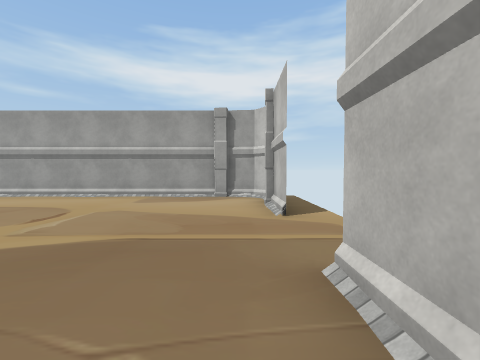
View 1 (above)

16 first-person views from a walk through a scene from a Unity 3-D project. The camera is 1.5 m above the floor, tilts 2° down and sees 90° across. The floor is counted in squares, 2 m on a side. Each view is taken from the middle of a square. On the plan, view 1 faces up. The plan holds only what a view shows up to about 9 squares ahead; the rest is blank. The player character is not drawn. Some surface patterns are stand-ins.

View 2
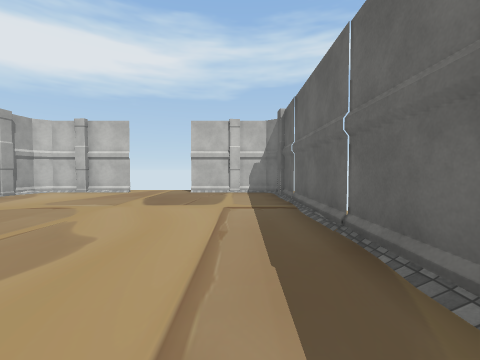

View 3
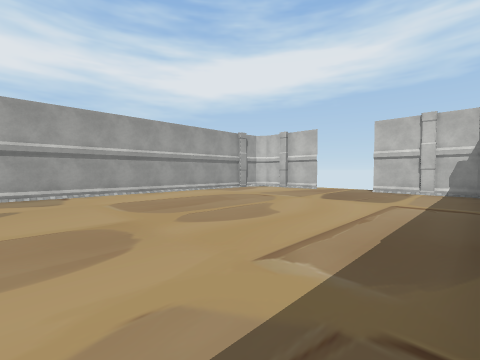

View 4
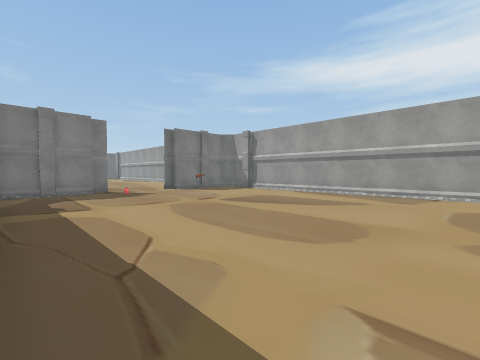

View 5
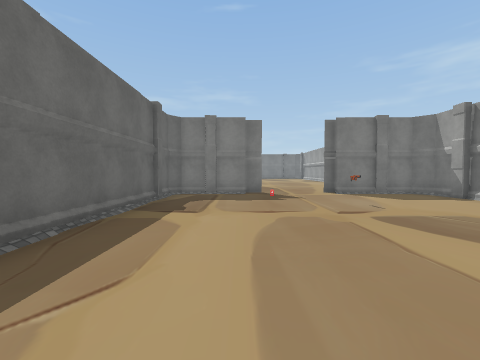

View 6
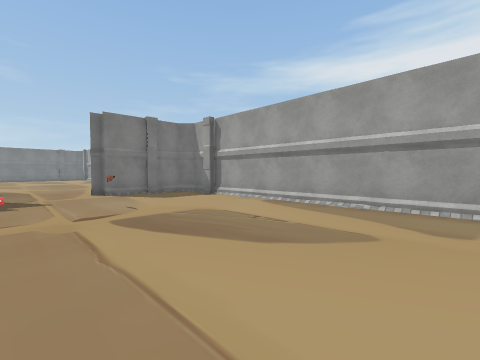

View 7
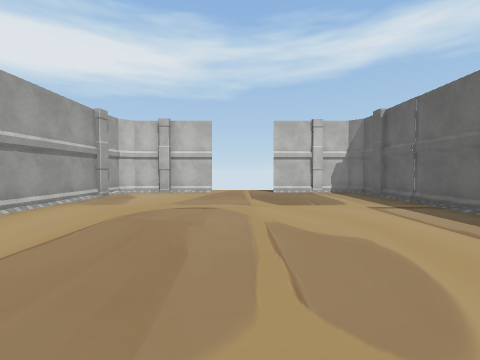

View 8
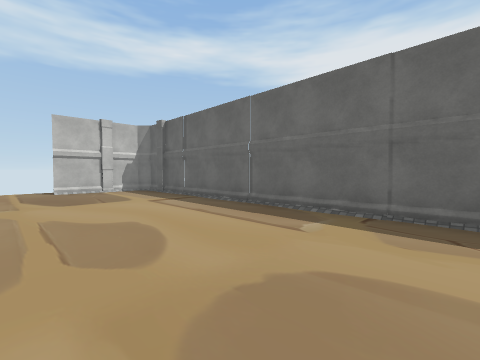

View 9
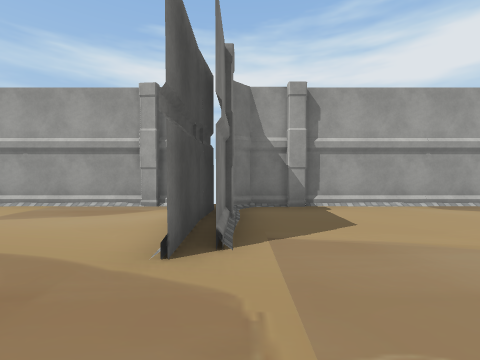

View 10
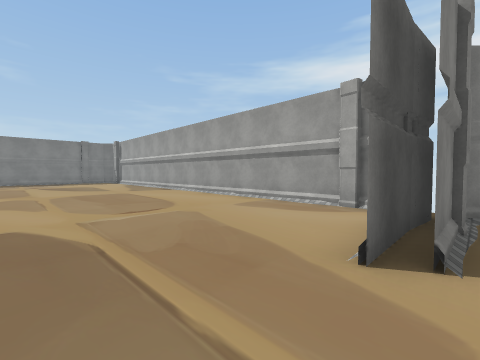

View 11
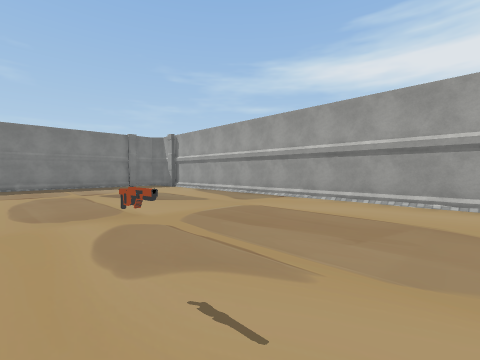

View 12
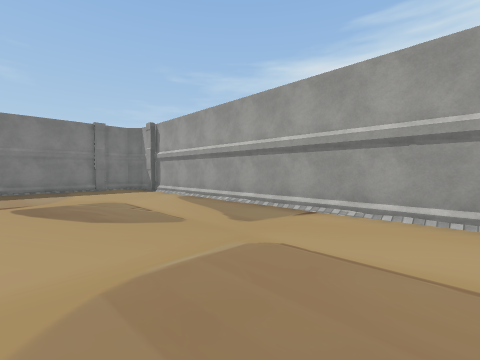

View 13
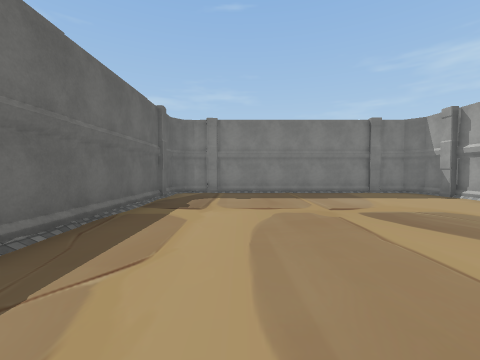

View 14
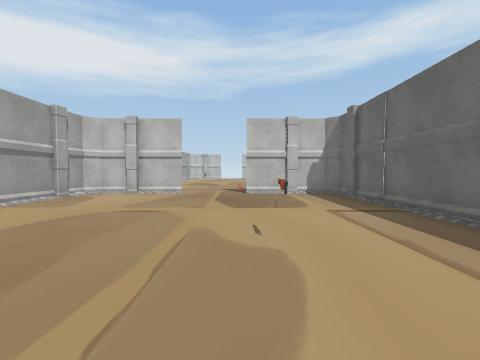

View 15
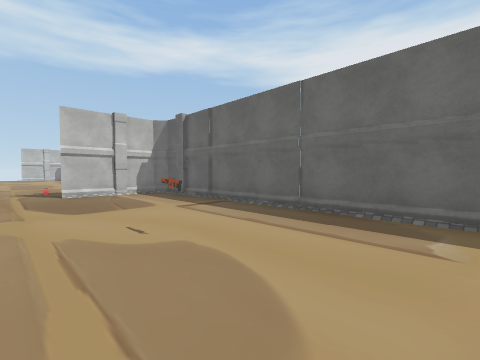

View 16
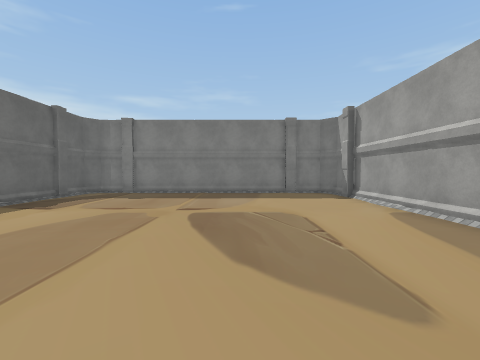

### Floor plan
Ten units are one square. View 1 is at (0, 0); x grows to the right and y downward. Boxes are objects, and circles mark ways between rooms. Rooms are numbered by the first view taken in them; rooms with no view inside come last. Other rooms are left out.
<svg viewBox="-341 -79 354 98">
<path fill="none" stroke="#000" d="M-145 -71 -158 -71M-149 -73 -157 -73 -162 -69 -162 -43M-8 12 -3 12M-162 -13 -162 10 -159 13 -7 14M-7 -74 -147 -73M-166 -18 -166 -12M8 -40 8 -56M-2 14 4 14 8 10 8 -19M6 -55 6 -60M-166 -58 -166 -40M8 -59 8 -68 4 -72 -4 -73M-165 -67 -166 -56M-251 12 -166 13 -166 -18M-181 -73 -321 -73M-177 -72 -182 -72M-166 -40 -166 -56M-325 -73 -332 -73 -336 -69 -336 10 -332 14M-166 -60 -166 -68 -170 -72 -178 -73M-170 14 -166 10M-333 11 -273 12"/>
<rect x="-225" y="-25" width="10" height="10" fill="#bbb"><title>other object</title></rect>
<circle cx="-167" cy="-30" r="3" fill="#2a7"/>
<text x="-80" y="-30">1</text>
<text x="-250" y="-30">2</text>
</svg>
Room 1 opens to room 2.

Where each view was taken, in squares from view 1:
view 1: 0 up, 0 right, facing up
view 2: 0 up, 8 left, facing right
view 3: 1 down, 9 left, facing up-right
view 4: 1 down, 7 left, facing up-left
view 5: 1 up, 8 left, facing left
view 6: 2 up, 8 left, facing up-left
view 7: 3 up, 8 left, facing right
view 8: 3 up, 9 left, facing down-right
view 9: 2 up, 16 left, facing up
view 10: 2 up, 16 left, facing up-left
view 11: 1 up, 21 left, facing up-left
view 12: 3 up, 23 left, facing up-left
view 13: 1 up, 25 left, facing left
view 14: 2 up, 25 left, facing right
view 15: 3 up, 25 left, facing down-right
view 16: 4 up, 25 left, facing left
